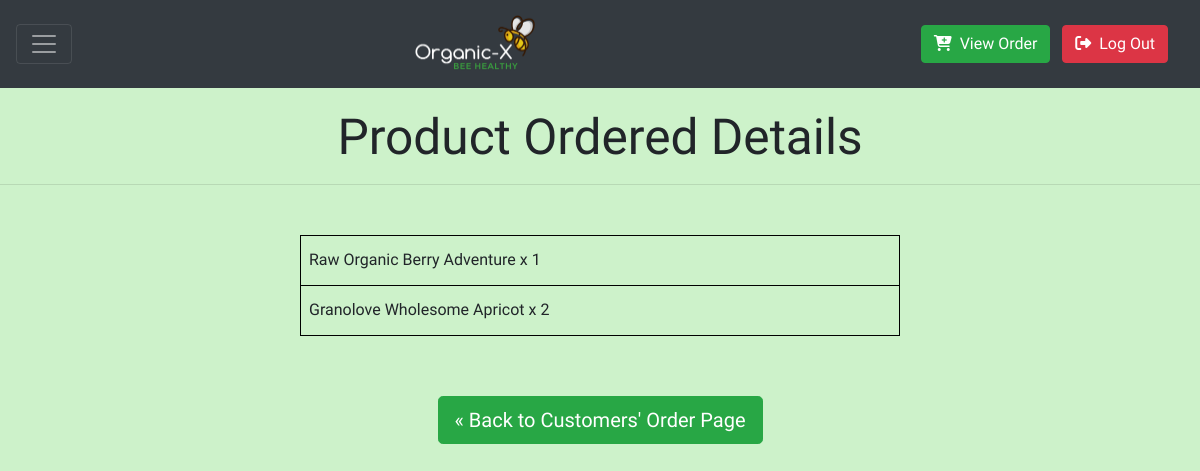
The app's page /admin/receiveDetails.php?orderID=60&custID=6 (signed in) with its own data.
### tables this page shows
CREATE TABLE `product` (
  `ProID` int(11) NOT NULL,
  `ProName` varchar(50) NOT NULL,
  `ProDetails` varchar(300) NOT NULL,
  `Price` decimal(5,2) NOT NULL,
  `Category` varchar(25) NOT NULL,
  `Photos` varchar(150) NOT NULL,
  `Stock` int(11) NOT NULL,
  `Sales` int(11) NOT NULL
);

CREATE TABLE `product_ordered` (
  `OrderID` int(11) NOT NULL,
  `ProductID` int(11) NOT NULL,
  `Quantity` int(11) NOT NULL
);

### admin/receiveDetails.php (the view, shortened to what this page needs)
<?php include("partials/header.php");?>
<!DOCTYPE html>
<html lang="en">
<head>
    <link rel="stylesheet" href="viewOrderStyle.css">
</head>
<body>
    <center>
    <h1 class="mt-5">Product Ordered Details</h1>
    <hr>
    <table id=details-table>
    <?php
    if (isset($_GET['custID'])) {
        $cust_id = $_GET['custID'];
        $sql4 = "SELECT * FROM cust_order  WHERE OrderStatus = 'To Receive' AND CustID = '$cust_id' " ;
        $run4 = mysqli_query($conn,$sql4);
        while($row_cust_order = mysqli_fetch_assoc($run4)) {
            $order_id = $row_cust_order['OrderID'];
            $sql1 = "SELECT * FROM product_ordered WHERE OrderID = '$order_id'";
            $run1 = mysqli_query($conn,$sql1);
            while($row_product_ordered = mysqli_fetch_array($run1)) {
                $pro_id = $row_product_ordered['ProductID'];
                $quantity = $row_product_ordered['Quantity'];
            $sql2 = "SELECT * FROM product WHERE ProID = '$pro_id'";
            $run2 = mysqli_query($conn,$sql2);
            while($row_product = mysqli_fetch_array($run2)) {
                $pro_name = $row_product['ProName'];
    ?>
        <td id="details-td"> <?php echo $pro_name;?> x <?php echo $quantity;?> </td>
<?php }}}} ?>
</table>
<a class="btn btn-lg btn-success" href="../admin/toReceive.php" role="button">&laquo; Back to Customers' Order Page </a>
</center>
</body>
</html>

### admin/viewOrderStyle.css (style rules this page uses)
h1 { text-align: center; padding-top: 5%; }
table, th, td, thead { border: 1px solid black; height: 30%; }
table { width: 100%; height: 100%; margin-bottom: 5%; }
td { height: 50px; padding-left: 8px; }
a { display: contents; text-decoration: none; color: black; }

### admin/partials/header.php (style rules this page uses)
body { font-family: 'Magra', sans-serif; background-color: #CDF2CA; }
h1 { font-family: 'Magra', sans-serif; font-size: 3.1rem; }

### admin/receiveDetails.php (style rules this page uses)
body { background-color: #CDF2CA ; font-family: 'Magra', sans-serif; }
#details-table { width: 50%; height: 50%; margin-bottom: 5%; margin-top: 50px; }
#details-td { height: 50px; padding-left: 8px; border: 1px solid black; }

### records on screen
product_ordered: Quantity "1"
product: ProName "Raw Organic Berry Adventure"
product_ordered: Quantity "2"
product: ProName "Granolove Wholesome Apricot"
